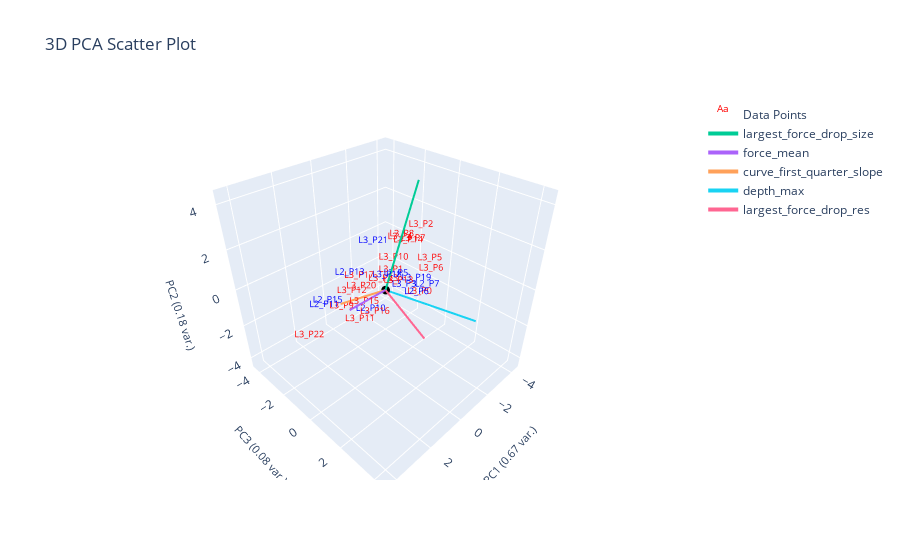

Source (notebook cell):
### Markdown cell above
# Plates

### Code cell
from sklearn.neighbors import NearestCentroid

ylabel_name = "plates"
data_with_popcorn_label = data_features[data_features[ylabel_name].notna()]
print(data_with_popcorn_label[data_with_popcorn_label['plates'] == True][['filenames', 'plates']])

popcorn_x = plotting.extract_numerical_features(data_with_popcorn_label).values
popcorn_ylabels = data_with_popcorn_label[ylabel_name].astype(int)

nc = NearestCentroid()
nc.fit(popcorn_x, popcorn_ylabels)

nc_predictions = pd.Series(nc.predict(clustering_features.values))
proba = np.round(nc.predict_proba(clustering_features), 2)

# proba = pd.DataFrame(data=proba, columns=nc.classes, index=data_without_op)
centroids = pd.DataFrame(data=nc.centroids_, columns=clustering_features.columns)
centroids[f'{ylabel_name}_nums'] = nc.classes_

changed_ylabel_idxs = loss(nc_predictions, popcorn_ylabels)
corrected_predctions = correct_pseudo_ylabels_to_actual(nc_predictions, popcorn_ylabels, changed_ylabel_idxs)

# plotting.plot_specific_curves([32], curve_data, data_features, color='blue')
# plotting.plot_specific_curves([13,58,77], curve_data, data_features, color='blue')

# plotting labeled data only
plotting.plot_cluster_subplots(
                            popcorn_ylabels, 
                            curve_data, 
                            filename_list,
                            title='Plates',
                            cluster_category_names=[f"No {ylabel_name}", f"Yes {ylabel_name}"], 
                            bold_idxs=popcorn_ylabels.index,
                            )
plotting.plot_pca(data_with_popcorn_label, popcorn_ylabels, 3, "", ylabel_name, )

### Figure 1 — Plotly figure (JSON) as saved in the notebook; plotly's stock layout.template omitted (floating-point values rounded to 4 significant figures)
{"data": [{"mode": "text", "name": "Data Points", "text": ["L3_P10", "L3_P6", "L3_P1", "L3_P8", "L3_P0", "L3_P18", "L3_P4", "L3_P13", "L3_P16", "L2_P13", "L2_P5", "L2_P7", "L3_P5", "L3_P3", "L3_P2", "L3_P9", "L3_P15", "L3_P11", "L3_P14", "L2_P11", "L2_P15", "L3_P23", "L2_P10", "L3_P19", "L2_P6", "L3_P7", "L3_P17", "L3_P12", "L3_P20", "L3_P22", "L3_P21"], "textfont": {"color": ["red", "red", "red", "red", "red", "blue", "red", "red", "red", "blue", "blue", "blue", "red", "blue", "red", "red", "red", "red", "red", "blue", "blue", "red", "blue", "blue", "blue", "red", "red", "red", "red", "red", "blue"], "size": 9}, "type": "scatter3d", "x": [-0.6808, -2.529, -0.7819, -1.542, -2.241, 0.2159, -1.198, 0.2749, 1.662, 2.025, -0.6572, -2.416, -2.575, -0.1286, -2.129, 2.204, 1.743, 2.389, -1.579, 2.752, 2.342, -0.8308, 1.556, -1.688, -1.978, -1.8, 1.227, 1.136, 0.3404, 4.583, 0.3043], "y": [-0.1804, 0.4742, -0.4815, -0.5208, 0.09799, 0.3077, -0.299, 1.028, 1.065, 0.05048, 0.0002137, 0.3929, 0.3218, 0.9793, 0.06277, -0.3818, 0.5234, 0.9209, -0.1558, -0.8845, -1.13, -0.9705, 0.7033, 0.3189, 0.1272, -0.07148, -0.3185, -0.9472, -1.215, 0.6367, -0.4529], "z": [0.6389, -0.5092, -0.2107, 1.315, -1.909, 0.3874, 1.402, 0.4895, -0.32, 1.27, -0.1145, -1.418, -0.03189, 0.06368, 1.79, -0.5533, -0.06465, -0.3555, 1.14, -0.4636, -0.5888, -0.9732, -0.444, -0.7211, -1.775, 1.165, 0.5436, -0.6263, -0.9241, 0.02115, 1.776]}, {"marker": {"color": "black", "size": 3}, "mode": "markers", "name": "Origin", "showlegend": false, "type": "scatter3d", "x": [0], "y": [0], "z": [0]}, {"line": {"width": 4}, "mode": "lines+text", "name": "largest_force_drop_size", "textposition": "top center", "type": "scatter3d", "x": [0, -1.665], "y": [0, 0.2104], "z": [0, 4.646]}, {"line": {"width": 4}, "mode": "lines+text", "name": "force_mean", "textposition": "top center", "type": "scatter3d", "x": [0, 2.701], "y": [0, 0.7798], "z": [0, 0.8058]}, {"line": {"width": 4}, "mode": "lines+text", "name": "curve_first_quarter_slope", "textposition": "top center", "type": "scatter3d", "x": [0, 2.127], "y": [0, -0.4774], "z": [0, 0.123]}, {"line": {"width": 4}, "mode": "lines+text", "name": "depth_max", "textposition": "top center", "type": "scatter3d", "x": [0, -2.607], "y": [0, 3.074], "z": [0, -1.468]}, {"line": {"width": 4}, "mode": "lines+text", "name": "largest_force_drop_res", "textposition": "top center", "type": "scatter3d", "x": [0, 1.899], "y": [0, 3.83], "z": [0, 0.7745]}], "layout": {"autosize": true, "scene": {"aspectmode": "cube", "xaxis": {"range": [-4.583, 4.583], "title": {"font": {"size": 11}, "text": "PC1 (0.67 var.)"}}, "yaxis": {"range": [-4.583, 4.583], "title": {"font": {"size": 11}, "text": "PC3 (0.08 var.)"}}, "zaxis": {"range": [-4.583, 4.583], "title": {"font": {"size": 11}, "text": "PC2 (0.18 var.)"}}}, "title": {"text": "3D PCA Scatter Plot"}}}
